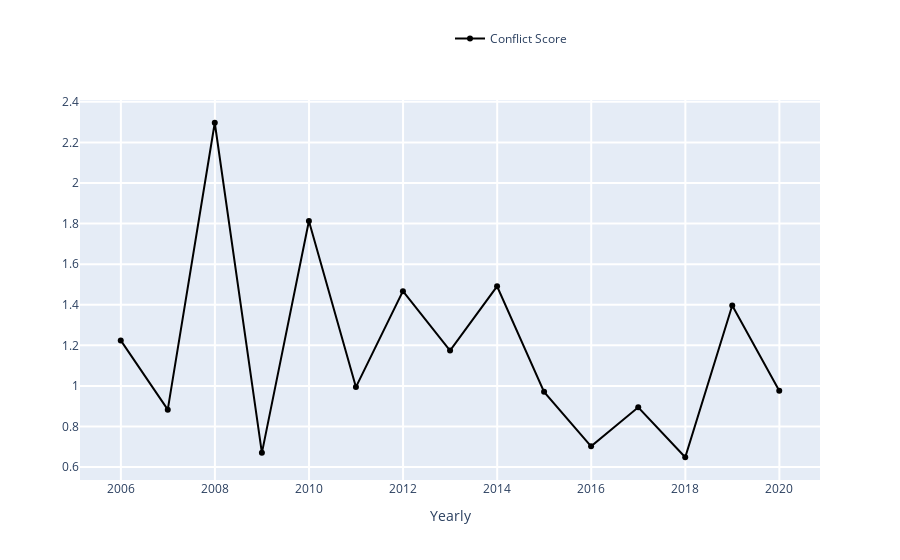

The notebook cell saved with this chart:
### Markdown cell above
### <span style="color:green"> TRY YOURSELF! THIS IS WHAT WILL HAPPEN WHEN YOU CLICK 'Show Page Conflict' BUTTON </span>

### Code cell
### ----------------------------------------------------------------------------------- ###
### TRY YOURSELF! THIS IS WHAT WILL HAPPEN WHEN YOU CLICK 'Show Page Conflict' BUTTON   ###
### ----------------------------------------------------------------------------------- ###

## This is the page you used ##
print('The page that is being used:', the_page['title'])

## Continue to use our data from A.2; calculate the Conflict Score definded as above ##
conflict_sc = total_actions.conflict.sum() / total_actions.elegibles.sum()
print('Page conflict score is:', conflict_sc)

## visualization, core visual code lies in ConflictsListener, then the interact function    ##
## make it interactive, mode details see:                                                   ##
## https://github.com/gesiscss/wikiwho_demo/blob/master/visualization/conflicts_listener.py ##

# First check whether the page conflict score is zero
if conflict_sc != 0:
    # Define a ConflictsListener instance
    conflicts_listener = ConflictsListener(total_actions)

    # Set parameters
    begin_date = date(2005, 3, 1)
    end_date = date(2019, 6, 1)
    frequency = 'Yearly' # 'Monthly'
    
    # The metrics we need:
    # ['Total', 'Total_surv_48h', 'Total_persistent', 'Total_stopword_count',
    #  'Total Elegible Actions', 'Number of Conflicts', 'Number of Revisions',
    #  'Conflict Score', 'Absolute Conflict Score', 'Conflict Ratio', ('None')]
    # Note: only 'red_line' has 'None' option.
    black_line = 'Conflict Score'
    red_line = 'None'
    
    conflicts_listener.listen(
        _range = (begin_date, end_date),
        granularity = frequency,
        black = black_line,
        red = red_line
    )

### Figure 1 — Plotly figure (JSON) as saved in the notebook; plotly's stock layout.template omitted (floating-point values rounded to 4 significant figures)
{"data": [{"marker": {"color": "rgba(0, 0, 0, 1)"}, "name": "Conflict Score", "type": "scatter", "x": ["2005-12-31T00:00:00", "2006-12-31T00:00:00", "2007-12-31T00:00:00", "2008-12-31T00:00:00", "2009-12-31T00:00:00", "2010-12-31T00:00:00", "2011-12-31T00:00:00", "2012-12-31T00:00:00", "2013-12-31T00:00:00", "2014-12-31T00:00:00", "2015-12-31T00:00:00", "2016-12-31T00:00:00", "2017-12-31T00:00:00", "2018-12-31T00:00:00", "2019-12-31T00:00:00"], "y": [1.224, 0.8829, 2.297, 0.6698, 1.813, 0.9941, 1.467, 1.174, 1.491, 0.9706, 0.7019, 0.8942, 0.6483, 1.396, 0.9761]}], "layout": {"barmode": "group", "hovermode": "closest", "legend": {"x": 0.5, "y": 1.2}, "showlegend": true, "xaxis": {"gridwidth": 2, "ticklen": 5, "title": {"text": "Yearly"}, "zeroline": true}, "yaxis": {"gridwidth": 2, "ticklen": 5}}}
